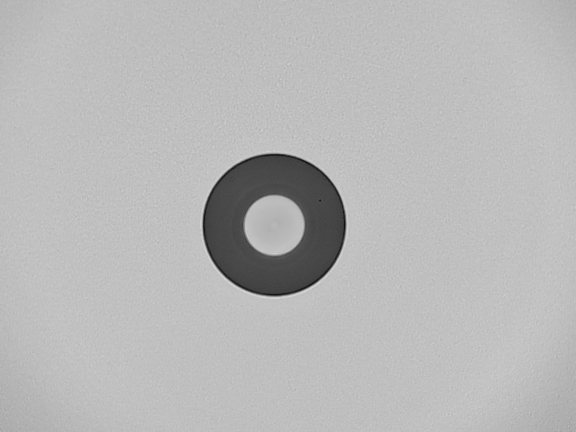
#> input picture dataset/19700103045851-J67690-FT35.jpg, 1152 x 864 px (shown at 1/2 size)
$ python computational_separation.py ../../../dataset/19700103045851-J67690-FT35.jpg
#> lines starting #> are read from the running program, lines starting #| are printed output that depends on the picture; long printed decimals are rounded
import cv2
import numpy as np
import os
import json
import matplotlib.pyplot as plt
from scipy.optimize import least_squares
from skimage.feature import canny

def get_edge_points(image, sigma=1.5, low_threshold=0.1, high_threshold=0.3):
    """
    Uses the Canny edge detector to extract a sparse set of high-confidence
    edge points from the image, decoupling geometry from illumination.

    Returns:
        np.array: An (N, 2) array of [x, y] coordinates for N edge points.
    """
    # Convert image to float for scikit-image's Canny implementation
    image_float = image.astype(float) / 255.0
    edges = canny(image_float, sigma=sigma, low_threshold=low_threshold, high_threshold=high_threshold)
    points = np.argwhere(edges).astype(float) # argwhere returns (row, col) which is (y, x)
    return points[:, ::-1] # Return as (x, y)

def generate_hypotheses_ransac(points, num_iterations=2000, inlier_threshold=1.5):
    """
    Generates a highly robust initial guess for the center and radii using a custom
    RANSAC and Radial Histogram Voting scheme with improved parameters for low-contrast images.
    """
    best_score = -1
    best_params = None

    for i in range(num_iterations):
        # 1. Hypothesize: Randomly sample 3 points and find the circumcenter
        if len(points) < 3:
            continue

        sample_indices = np.random.choice(len(points), 3, replace=False)
        p1, p2, p3 = points[sample_indices]

        # Using a standard formula to find the circumcenter of a triangle
        D = 2 * (p1[0] * (p2[1] - p3[1]) + p2[0] * (p3[1] - p1[1]) + p3[0] * (p1[1] - p2[1]))
        if abs(D) < 1e-6: continue # Avoid degenerate cases (collinear points)

        ux = ((p1[0]**2 + p1[1]**2) * (p2[1] - p3[1]) + (p2[0]**2 + p2[1]**2) * (p3[1] - p1[1]) + (p3[0]**2 + p3[1]**2) * (p1[1] - p2[1])) / D
        uy = ((p1[0]**2 + p1[1]**2) * (p3[0] - p2[0]) + (p2[0]**2 + p2[1]**2) * (p1[0] - p3[0]) + (p3[0]**2 + p3[1]**2) * (p2[0] - p1[0])) / D

        # Validate center is within reasonable bounds
        if ux < 0 or uy < 0 or ux > 10000 or uy > 10000:
            continue

        center_hypothesis = np.array([ux, uy])

        # 2. Score via Radial Histogram Voting
        distances = np.linalg.norm(points - center_hypothesis, axis=1)

        # Filter out unreasonable distances
        reasonable_distances = distances[distances < 1000]
        if len(reasonable_distances) < 10:
            continue

        # Create a histogram of distances (radii)
        hist, bin_edges = np.histogram(reasonable_distances, bins=50, range=(0, 500))

        # Find the two largest peaks in the histogram
        peak_indices = np.argsort(hist)[-2:] # Get indices of the two highest bins

        # Score is the sum of the heights of the two peaks
        score = np.sum(hist[peak_indices])

        if score > best_score:
            best_score = score
            r1_guess = bin_edges[peak_indices[0]] + (bin_edges[1] - bin_edges[0])/2
            r2_guess = bin_edges[peak_indices[1]] + (bin_edges[1] - bin_edges[0])/2

            # Ensure radii are reasonable
            if r1_guess < 500 and r2_guess < 500:
                best_params = [ux, uy, min(r1_guess, r2_guess), max(r1_guess, r2_guess)]

    return best_params

def refine_fit_least_squares(points, initial_params):
    """
    Performs the ultimate refinement using Non-Linear Least Squares to minimize
    the true geometric distance of edge points to the two-circle model.
    """
    def residuals(params, points):
        """The objective function to minimize."""
        cx, cy, r1, r2 = params
        center = np.array([cx, cy])
        # Calculate distance of each point to the center
        distances = np.linalg.norm(points - center, axis=1)

        # For each point, the error is the distance to the *nearer* of the two circles
        res1 = np.abs(distances - r1)
        res2 = np.abs(distances - r2)

        return np.minimum(res1, res2)

    # Set reasonable bounds for parameters
    max_coord = np.max(points) * 1.5
    bounds = (
        [0, 0, 5, 10],  # Lower bounds: cx, cy, r1, r2
        [max_coord, max_coord, max_coord/2, max_coord/2]  # Upper bounds
    )

    # Use scipy's Levenberg-Marquardt implementation with bounds
    try:
        result = least_squares(residuals, initial_params, args=(points,),
                             method='trf', bounds=bounds)

        # Validate the result
        cx, cy, r1, r2 = result.x
        if cx > 0 and cy > 0 and r1 > 0 and r2 > 0 and r1 < 1000 and r2 < 1000:
            return result.x
        else:
            # Return initial params if optimization went wrong
            return initial_params
    except:
        return initial_params

def create_final_masks(image_shape, params):
    """Creates final masks using the ultra-precise parameters."""
    h, w = image_shape
    cx, cy, r_core, r_cladding = params

    # Ensure radii are ordered correctly
    if r_core > r_cladding:
        r_core, r_cladding = r_cladding, r_core

    # Create the distance matrix using matrix operations (Linear Algebra)
    y, x = np.mgrid[:h, :w]
    dist_sq = (x - cx)**2 + (y - cy)**2

    # Create masks based on the equation of a circle and a washer (annulus)
    core_mask = (dist_sq <= r_core**2).astype(np.uint8) * 255
    cladding_mask = ((dist_sq > r_core**2) & (dist_sq <= r_cladding**2)).astype(np.uint8) * 255

    return core_mask, cladding_mask

def process_fiber_image_veridian(image_path, output_dir='output_veridian'):
    """
    Main processing function modified for unified system with enhanced contrast
    Returns standardized results
    """
    # Initialize result dictionary
    result = {
        'method': 'computational_separation',
        'image_path': image_path,
        'success': False,
        'center': None,
        'core_radius': None,
        'cladding_radius': None,
        'confidence': 0.0
    }

    if not os.path.exists(image_path):
        result['error'] = f"File not found: {image_path}"
        with open(os.path.join(output_dir, 'computational_result.json'), 'w') as f:
            json.dump(result, f, indent=4)
        return result

    if not os.path.exists(output_dir):
        os.makedirs(output_dir)

    original_image = cv2.imread(image_path)
    if original_image is None:
        result['error'] = f"Could not read image from '{image_path}'"
        with open(os.path.join(output_dir, 'computational_result.json'), 'w') as f:
            json.dump(result, f, indent=4)
        return result

    gray_image = cv2.cvtColor(original_image, cv2.COLOR_BGR2GRAY)

    # ---- ENHANCEMENT START ----
    # Enhance contrast using histogram equalization for low-contrast images
    gray_image = cv2.equalizeHist(gray_image)
    # ---- ENHANCEMENT END ----

    base_filename = os.path.splitext(os.path.basename(image_path))[0]

    try:
        # STAGE 1: Extract unbiased geometric features
        edge_points = get_edge_points(gray_image, sigma=1.5)

        if len(edge_points) < 10:
            result['error'] = "Insufficient edge points detected"
            with open(os.path.join(output_dir, f'{base_filename}_computational_result.json'), 'w') as f:
                json.dump(result, f, indent=4)
            return result

        # STAGE 2: Generate robust hypothesis with enhanced RANSAC
        initial_guess = generate_hypotheses_ransac(edge_points)
        if initial_guess is None:
            result['error'] = "RANSAC failed to find a suitable hypothesis"
            with open(os.path.join(output_dir, f'{base_filename}_computational_result.json'), 'w') as f:
                json.dump(result, f, indent=4)
            return result

        # STAGE 3: Perform ultimate refinement with Non-Linear Least Squares
        final_params = refine_fit_least_squares(edge_points, initial_guess)
        cx, cy, r1, r2 = final_params
        r_core, r_cladding = min(r1, r2), max(r1, r2)

        # Validate the results are within image bounds
        h, w = gray_image.shape
        if not (0 < cx < w and 0 < cy < h):
            result['error'] = f"Center ({cx}, {cy}) is outside image bounds ({w}, {h})"
            with open(os.path.join(output_dir, f'{base_filename}_computational_result.json'), 'w') as f:
                json.dump(result, f, indent=4)
            return result

        if r_cladding > min(w, h) / 2:
            result['error'] = f"Cladding radius {r_cladding} is too large for image size"
            with open(os.path.join(output_dir, f'{base_filename}_computational_result.json'), 'w') as f:
                json.dump(result, f, indent=4)
            return result

        # Set results
        result['success'] = True
        result['center'] = (int(cx), int(cy))
        result['core_radius'] = int(r_core)
        result['cladding_radius'] = int(r_cladding)
        result['confidence'] = 0.8  # High confidence for geometric method

        # Save result data
        with open(os.path.join(output_dir, f'{base_filename}_computational_result.json'), 'w') as f:
            json.dump(result, f, indent=4)

        # STAGE 4: Generate final masks and output
        core_mask, cladding_mask = create_final_masks(gray_image.shape, final_params)
        isolated_core = cv2.bitwise_and(gray_image, gray_image, mask=core_mask)
        isolated_cladding = cv2.bitwise_and(gray_image, gray_image, mask=cladding_mask)

        # Cropping
        coords_core = np.argwhere(core_mask > 0)
        if coords_core.size > 0:
            y_min, x_min = coords_core.min(axis=0); y_max, x_max = coords_core.max(axis=0)
            isolated_core = isolated_core[y_min:y_max+1, x_min:x_max+1]

        coords_cladding = np.argwhere(cladding_mask > 0)
        if coords_cladding.size > 0:
            y_min, x_min = coords_cladding.min(axis=0); y_max, x_max = coords_cladding.max(axis=0)
            isolated_cladding = isolated_cladding[y_min:y_max+1, x_min:x_max+1]

        # Save Diagnostic Plot
        plt.figure(figsize=(10, 10))
        plt.imshow(original_image)
        # Plot the refined circles
        circle1 = plt.Circle((cx, cy), r_core, color='lime', fill=False, linewidth=2, label='Core')
        circle2 = plt.Circle((cx, cy), r_cladding, color='cyan', fill=False, linewidth=2, label='Cladding')
        plt.gca().add_artist(circle1)
        plt.gca().add_artist(circle2)
        plt.scatter(edge_points[:, 0], edge_points[:, 1], s=1, c='red', alpha=0.3, label='Edge Points')
        plt.title(f'Computational Geometric Fit (Enhanced)')
        plt.legend()
        plt.savefig(os.path.join(output_dir, f"{base_filename}_computational_fit.png"))
        plt.close()

        # Save Image Results with standardized names
        cv2.imwrite(os.path.join(output_dir, f"{base_filename}_computational_core.png"), isolated_core)
        cv2.imwrite(os.path.join(output_dir, f"{base_filename}_computational_cladding.png"), isolated_cladding)

        # Create annotated image
        annotated = original_image.copy()
        cv2.circle(annotated, (int(cx), int(cy)), 3, (0, 255, 255), -1)
        cv2.circle(annotated, (int(cx), int(cy)), int(r_core), (0, 255, 0), 2)
        cv2.circle(annotated, (int(cx), int(cy)), int(r_cladding), (0, 0, 255), 2)
        cv2.imwrite(os.path.join(output_dir, f"{base_filename}_computational_annotated.png"), annotated)

    except Exception as e:
        result['error'] = str(e)
        with open(os.path.join(output_dir, f'{base_filename}_computational_result.json'), 'w') as f:
            json.dump(result, f, indent=4)

    return result

def main():
    """Main function for standalone testing"""
    import sys
    if len(sys.argv) > 1:
        image_path = sys.argv[1]
    else:
        image_path = input("Enter image path: ").strip().strip('"').strip("'")

    result = process_fiber_image_veridian(image_path)
#> in process_fiber_image_veridian, original_image is the input picture: shape (864, 1152, 3); min 10, max 233, mean 184
#> in process_fiber_image_veridian, `gray_image = cv2.equalizeHist(gray_image)`:
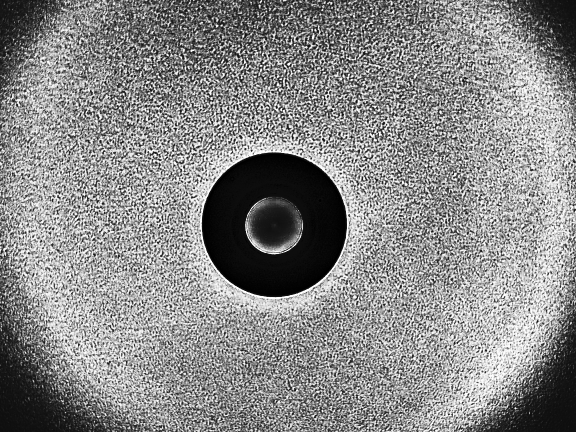
#> gray_image: shape (864, 1152) (shown at 1/2 size); min 0, max 255, mean 137
#> in get_edge_points, `edges = canny(image_float, sigma=sigma, low_threshold=low_threshold, h..`:
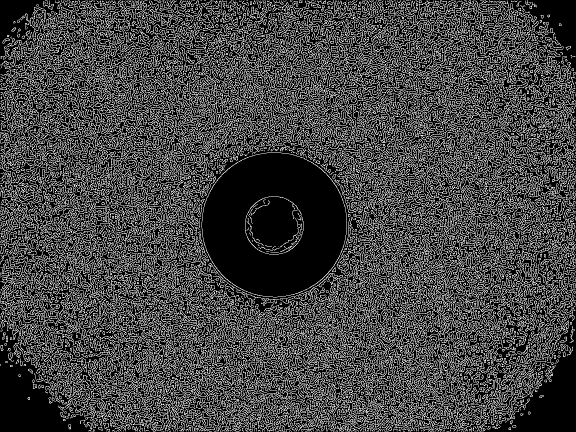
#> edges: shape (864, 1152) bool (shown at 1/2 size); 26.6% white in thin lines or dots
#> in get_edge_points, `points = np.argwhere(edges).astype(float)`: points = 264279 pairs, first value 1 to 862, second value 1 to 1150
#> in process_fiber_image_veridian, `edge_points = get_edge_points(gray_image, sigma=1.5)`: edge_points = 264279 pairs, first value 1 to 1150, second value 1 to 862
#> the loop in generate_hypotheses_ransac, `for i in range(num_iterations):` made 2000 passes
#> (sample_indices, p1, p2, p3, D, ux, uy, peak_indices) on passes 1, 3, 28, 53, 59: ([193173, 200974, 109273], [418, 634], [1126, 656], [171, 339], -406852, 789.8, 71.78, [30, 49]), ([132058, 262894, 8049], [38, 423], [565, 857], [463, 30], -783122, 457.6, 450.5, [41, 40]), ([263134, 12882, 248240], [577, 858], [966, 46], [994, 804], 635196, 734.1, 434.1, [40, 41]), ([178021, 215854, 30080], [408, 589], [512, 701], [648, 102], -155056, 694.3, 427.4, [41, 42]), ([209150, 25675, 29625], [142, 681], [1061, 88], [193, 101], -1005554, 632.1, 431.8, [41, 42])
#> (D, ux, uy, score, best_score, r1_guess, r2_guess, best_params) on passes 135, 1606, 1924: (-134828, 585.5, 430.1, 15801, 15801, 415, 425, [585.5, 430.1, 415, 425]), (312950, 549.3, 430.6, 15805, 15805, 415, 425, [549.3, 430.6, 415, 425]), (410628, 578.3, 432.5, 15809, 15809, 415, 425, [578.3, 432.5, 415, 425])
#> after the loop in generate_hypotheses_ransac, `for i in range(num_iterations):`: best_score = 15809; r1_guess = 415; r2_guess = 425
#> in process_fiber_image_veridian, `initial_guess = generate_hypotheses_ransac(edge_points)`: initial_guess = [578.3, 432.5, 415, 425]
#> in refine_fit_least_squares, `max_coord = np.max(points) * 1.5`: max_coord = 1725
#> in refine_fit_least_squares, `bounds = ( [0, 0, 5, 10],`: bounds = ([0, 0, 5, 10], [1725, 1725, 862.5, 862.5])
#> in refine_fit_least_squares, `result = least_squares(residuals, initial_params, args=(points,), meth..`: result = 12 items
#> in refine_fit_least_squares, `cx, cy, r1, r2 = result.x`: cx = 568; cy = 425.9; r1 = 281.7; r2 = 491
#> in process_fiber_image_veridian, `final_params = refine_fit_least_squares(edge_points, initial_guess)`: final_params = [568, 425.9, 281.7, 491]
#> in process_fiber_image_veridian, `cx, cy, r1, r2 = final_params`: cx = 568; cy = 425.9; r1 = 281.7; r2 = 491
#> in process_fiber_image_veridian, `r_core, r_cladding = min(r1, r2), max(r1, r2)`: r_core = 281.7; r_cladding = 491
#> result = 8 items
    if result['success']:
        print(f"Success! Center: {result['center']}, Core: {result['core_radius']}, Cladding: {result['cladding_radius']}")
    else:
        print(f"Failed: {result.get('error', 'Unknown error')}")
#| Failed: Cladding radius 490.959 is too large for image size

if __name__ == '__main__':
    main()
